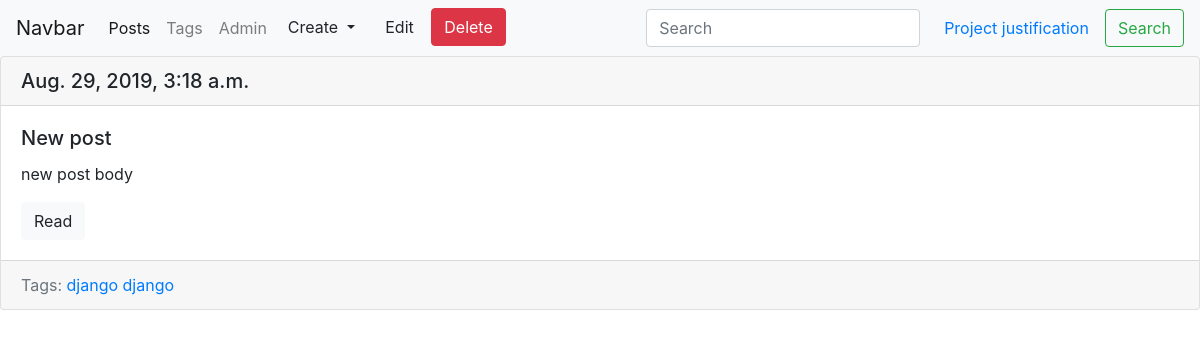
The app's page /blog/post/new-post/, older data.
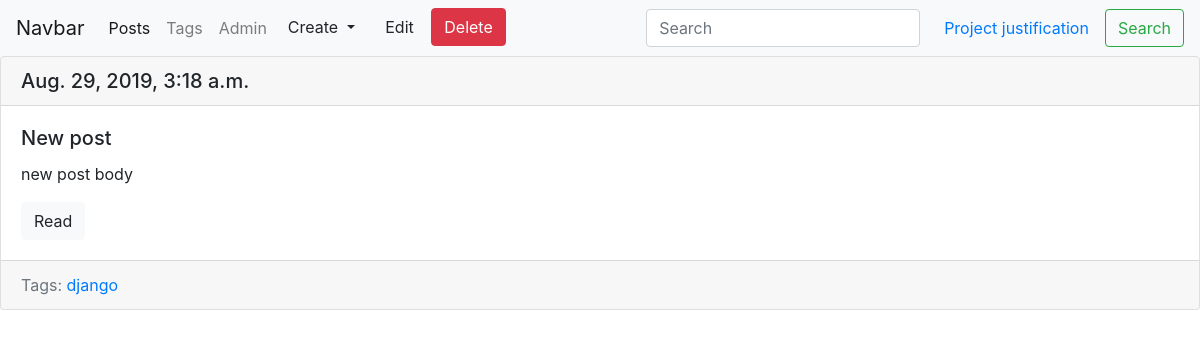
The same page, newer data.
### blog/models.py (models this page shows, shortened)
class Tag(models.Model):
    title = models.CharField(max_length=50)
    slug = models.SlugField(max_length=50, unique=True)
    def get_absolute_url(self):
        return reverse('tag_detail_url', kwargs={'slug': self.slug})

### blog/views.py (the view)
# urls.py: path('post/<str:slug>/', PostDetail.as_view(), name='post_detail_url'),
class PostDetail(ObjectDetailMixin, View):
    model = Post
    template = 'blog/post_detail.html'

### blog/models.py (called while the page is built)
    def get_absolute_url(self):
        return reverse('post_detail_url', kwargs={'slug': self.slug})

    def get_update_url(self):
        return reverse('post_update_url', kwargs={'slug': self.slug})

    def get_delete_url(self):
        return reverse('post_delete_url', kwargs={'slug': self.slug})

### blog/utils.py (called while the page is built)
    def get(self, request, slug):
        obj = get_object_or_404(self.model, slug__iexact=slug)
        return render(request, self.template, context={self.model.__name__.lower(): obj, 'admin_object': obj})

### blog/templates/blog/post_detail.html (shortened to what this page needs)
{% extends 'blog/base_blog.html' %}
{% block content %}
    {% include 'blog/includes/post_card_template.html' %}
{% endblock %}

### blog/templates/blog/includes/post_card_template.html
<div class="card mb-4">
    <h5 class="card-header">
        {{ post.datr_pub }}
    </h5>
    <div class="card-body">
        <h5 class="card-title">{{ post.title }}</h5>
        <p class="card-text">{{ post.body|truncatewords:15 }}</p>
        <a href="{{ post.get_absolute_url }}" class="btn btn-light">Read</a>
    </div>
    <div class="card-footer text-muted">
        Tags:
        {% for tag in post.tags.all %}
            <a href="{{ tag.get_absolute_url }}">{{ tag.title }}</a>
        {% endfor %}
    </div>
</div>

Row changes from the older to the newer data that the page shows:
removed Tag: title "django"
